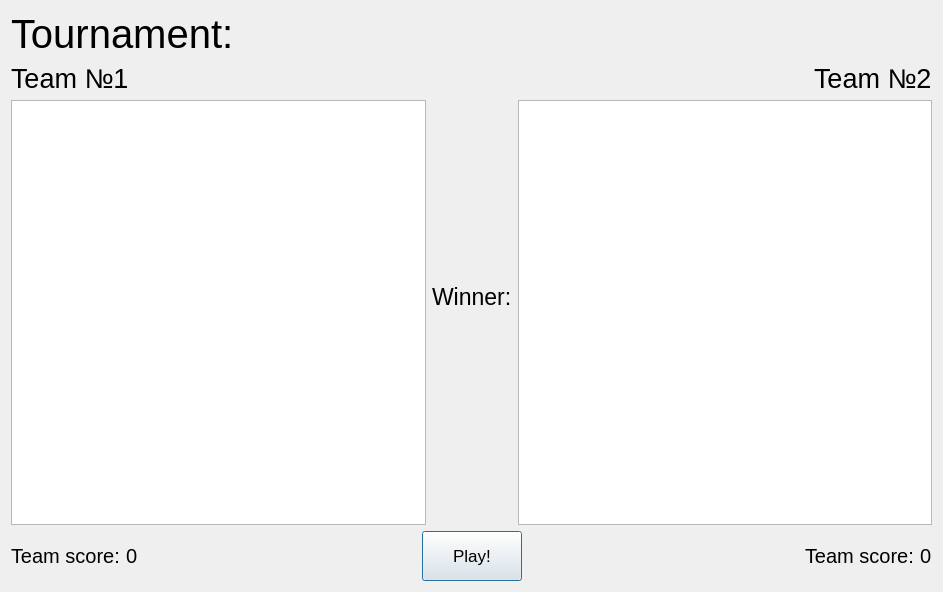
<?xml version="1.0" encoding="UTF-8"?>
<ui version="4.0">
 <class>TournamentWindow</class>
 <widget class="QDialog" name="TournamentWindow">
  <property name="geometry">
   <rect>
    <x>0</x>
    <y>0</y>
    <width>943</width>
    <height>592</height>
   </rect>
  </property>
  <property name="windowTitle">
   <string>Tournament</string>
  </property>
  <layout class="QVBoxLayout" name="verticalLayout_2">
   <item>
    <widget class="QLabel" name="label">
     <property name="font">
      <font>
       <pointsize>30</pointsize>
      </font>
     </property>
     <property name="text">
      <string>Tournament:</string>
     </property>
    </widget>
   </item>
   <item>
    <layout class="QHBoxLayout" name="horizontalLayout">
     <item>
      <widget class="QLabel" name="team1Name">
       <property name="font">
        <font>
         <pointsize>20</pointsize>
        </font>
       </property>
       <property name="text">
        <string>Team №1</string>
       </property>
      </widget>
     </item>
     <item>
      <spacer name="horizontalSpacer">
       <property name="orientation">
        <enum>Qt::Horizontal</enum>
       </property>
       <property name="sizeHint" stdset="0">
        <size>
         <width>40</width>
         <height>20</height>
        </size>
       </property>
      </spacer>
     </item>
     <item>
      <widget class="QLabel" name="team2Name">
       <property name="font">
        <font>
         <pointsize>20</pointsize>
        </font>
       </property>
       <property name="text">
        <string>Team №2</string>
       </property>
      </widget>
     </item>
    </layout>
   </item>
   <item>
    <layout class="QHBoxLayout" name="horizontalLayout_2">
     <item>
      <widget class="QTableView" name="teamTable1"/>
     </item>
     <item>
      <layout class="QVBoxLayout" name="verticalLayout">
       <item>
        <spacer name="verticalSpacer_2">
         <property name="orientation">
          <enum>Qt::Vertical</enum>
         </property>
         <property name="sizeHint" stdset="0">
          <size>
           <width>20</width>
           <height>40</height>
          </size>
         </property>
        </spacer>
       </item>
       <item>
        <widget class="QLabel" name="winnerLabel">
         <property name="font">
          <font>
           <pointsize>17</pointsize>
          </font>
         </property>
         <property name="text">
          <string>Winner:</string>
         </property>
        </widget>
       </item>
       <item>
        <widget class="QLabel" name="winnerIs">
         <property name="font">
          <font>
           <pointsize>17</pointsize>
          </font>
         </property>
         <property name="text">
          <string/>
         </property>
        </widget>
       </item>
       <item>
        <spacer name="verticalSpacer">
         <property name="orientation">
          <enum>Qt::Vertical</enum>
         </property>
         <property name="sizeHint" stdset="0">
          <size>
           <width>20</width>
           <height>40</height>
          </size>
         </property>
        </spacer>
       </item>
      </layout>
     </item>
     <item>
      <widget class="QTableView" name="teamTable2"/>
     </item>
    </layout>
   </item>
   <item>
    <layout class="QHBoxLayout" name="horizontalLayout_3">
     <item>
      <widget class="QLabel" name="label_4">
       <property name="font">
        <font>
         <pointsize>15</pointsize>
        </font>
       </property>
       <property name="text">
        <string>Team score:</string>
       </property>
      </widget>
     </item>
     <item>
      <widget class="QLabel" name="teamScore1">
       <property name="font">
        <font>
         <pointsize>15</pointsize>
        </font>
       </property>
       <property name="text">
        <string>0</string>
       </property>
      </widget>
     </item>
     <item>
      <spacer name="horizontalSpacer_2">
       <property name="orientation">
        <enum>Qt::Horizontal</enum>
       </property>
       <property name="sizeHint" stdset="0">
        <size>
         <width>40</width>
         <height>20</height>
        </size>
       </property>
      </spacer>
     </item>
     <item>
      <widget class="QPushButton" name="playButton">
       <property name="minimumSize">
        <size>
         <width>100</width>
         <height>50</height>
        </size>
       </property>
       <property name="font">
        <font>
         <pointsize>13</pointsize>
        </font>
       </property>
       <property name="text">
        <string>Play!</string>
       </property>
      </widget>
     </item>
     <item>
      <spacer name="horizontalSpacer_3">
       <property name="orientation">
        <enum>Qt::Horizontal</enum>
       </property>
       <property name="sizeHint" stdset="0">
        <size>
         <width>40</width>
         <height>20</height>
        </size>
       </property>
      </spacer>
     </item>
     <item>
      <widget class="QLabel" name="label_5">
       <property name="font">
        <font>
         <pointsize>15</pointsize>
        </font>
       </property>
       <property name="text">
        <string>Team score:</string>
       </property>
      </widget>
     </item>
     <item>
      <widget class="QLabel" name="teamScore2">
       <property name="font">
        <font>
         <pointsize>15</pointsize>
        </font>
       </property>
       <property name="text">
        <string>0</string>
       </property>
      </widget>
     </item>
    </layout>
   </item>
  </layout>
 </widget>
 <resources/>
 <connections/>
</ui>
